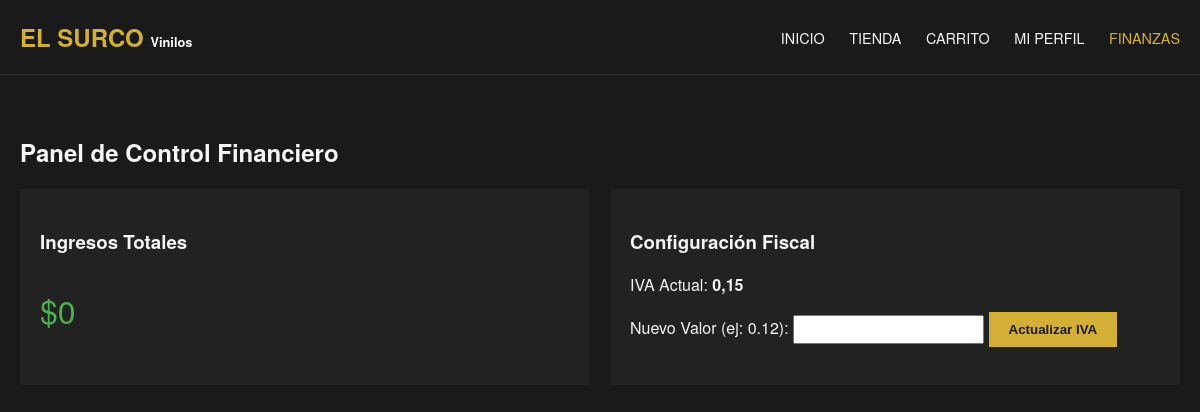
/finanzas/ (signed in), run on an earlier commit of the app's database.
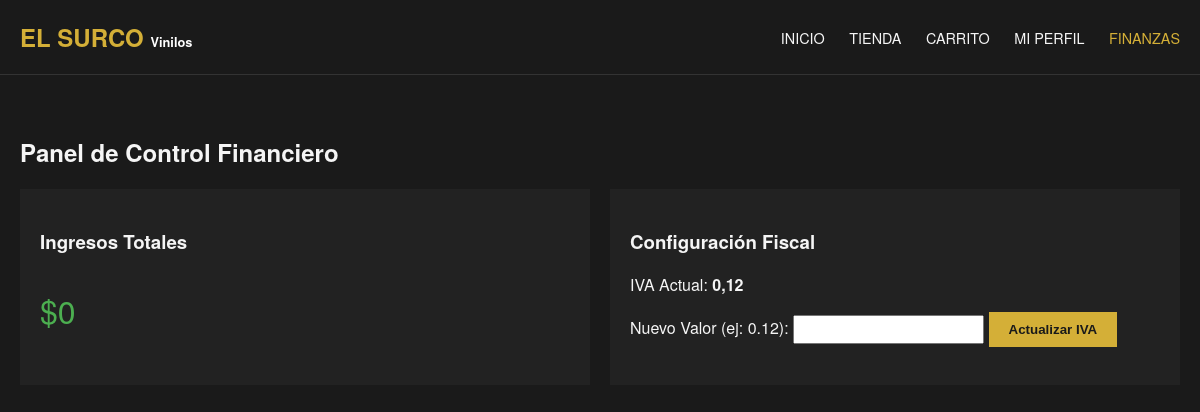
And on a later commit of the database.
### tienda/models.py (models this page shows, shortened)
class ConfiguracionFiscal(models.Model):
    valorIva = models.DecimalField(max_digits=4, decimal_places=2, default=0.15, help_text="Ejemplo: 0.15 para 15%")
    fechaActualizacion = models.DateTimeField(auto_now=True)
    @classmethod
    def obtenerIvaActual(cls):
        obj, created = cls.objects.get_or_create(pk=1)
        return obj.valorIva

### tienda/views.py (the view)
# urls.py: path('finanzas/', views.dashboardFinanzas, name='finanzas'),
@user_passes_test(esFinanzas)
def dashboardFinanzas(request):
    if request.method == "POST":
        nuevoIva = request.POST.get('nuevo_iva')
        config = ConfiguracionFiscal.objects.first() or ConfiguracionFiscal()
        config.valorIva = float(nuevoIva)
        config.save()
        messages.success(request, "IVA Actualizado")
    ingresosTotales = sum(o.totalFinal for o in OrdenVenta.objects.filter(estadoOrden='PAGADO'))
    configFiscal = ConfiguracionFiscal.obtenerIvaActual()
    return render(request, 'tienda/dashboard_finanzas.html', {
        'ingresos': ingresosTotales,
        'iva_actual': configFiscal
    })

### tienda/views.py (called while the page is built)
def esFinanzas(user): return user.groups.filter(name='Finanzas').exists() or user.is_superuser

### tienda/templates/tienda/dashboard_finanzas.html (shortened to what this page needs)
{% extends 'tienda/base.html' %}
{% block content %}
<h2>Panel de Control Financiero</h2>
<div style="display: grid; grid-template-columns: 1fr 1fr; gap: 20px;">
    <div style="background: #222; padding: 20px;">
        <h3>Ingresos Totales</h3>
        <p style="font-size: 2rem; color: #4caf50;">${{ ingresos }}</p>
    </div>
    <div style="background: #222; padding: 20px;">
        <h3>Configuración Fiscal</h3>
        <p>IVA Actual: <strong>{{ iva_actual }}</strong></p>
        <form method="post" style="margin-top: 10px;">
            <label>Nuevo Valor (ej: 0.12):</label>
            <input type="number" step="0.01" name="nuevo_iva" required style="padding: 5px;">
            <button type="submit" class="btn-dorado">Actualizar IVA</button>
        </form>
    </div>
</div>
{% endblock %}

### tienda/templates/tienda/base.html (shortened to what this page needs)
<!DOCTYPE html>
<html lang="es">
<head>
</head>
<body>
    <header>
        <div style="font-size: 1.5rem; font-weight: bold; color: var(--dorado);">EL SURCO <span style="font-size:0.8rem; color: #fff;">Vinilos</span></div>
        <nav>
            <a href="{% url 'inicio' %}">Inicio</a>
            <a href="{% url 'catalogo' %}">Tienda</a>
            <a href="{% url 'carrito' %}">Carrito</a>
            {% if user.is_authenticated %}
                <a href="{% url 'perfil' %}">Mi Perfil</a>
                {% if perms.gestion.change_configuracionfiscal %}<a href="{% url 'finanzas' %}" style="color:var(--dorado)">Finanzas</a>{% endif %}
            {% else %}
                <a href="{% url 'login' %}">Iniciar Sesión</a>
            {% endif %}
        </nav>
    </header>
    <div class="container">
        {% block content %}{% endblock %}
    </div>
</body>
</html>

### tienda/templates/tienda/base.html (style rules this page uses)
:root { --negro: #1a1a1a; --dorado: #d4af37; --blanco: #f5f5f5; }
body { font-family: 'Helvetica Neue', sans-serif; background: var(--negro); color: var(--blanco); margin: 0; }
header { padding: 20px; border-bottom: 1px solid #333; display: flex; justify-content: space-between; align-items: center; }
nav a { color: var(--blanco); text-decoration: none; margin-left: 20px; text-transform: uppercase; font-size: 0.9rem; }
.btn-dorado { background: var(--dorado); color: var(--negro); padding: 10px 20px; text-decoration: none; font-weight: bold; border: none; cursor: pointer; }
.container { max-width: 1200px; margin: 0 auto; padding: 40px 20px; }

What changed in the data, as far as the page shows it:
changed ConfiguracionFiscal: valorIva "0,15" → "0,12"
